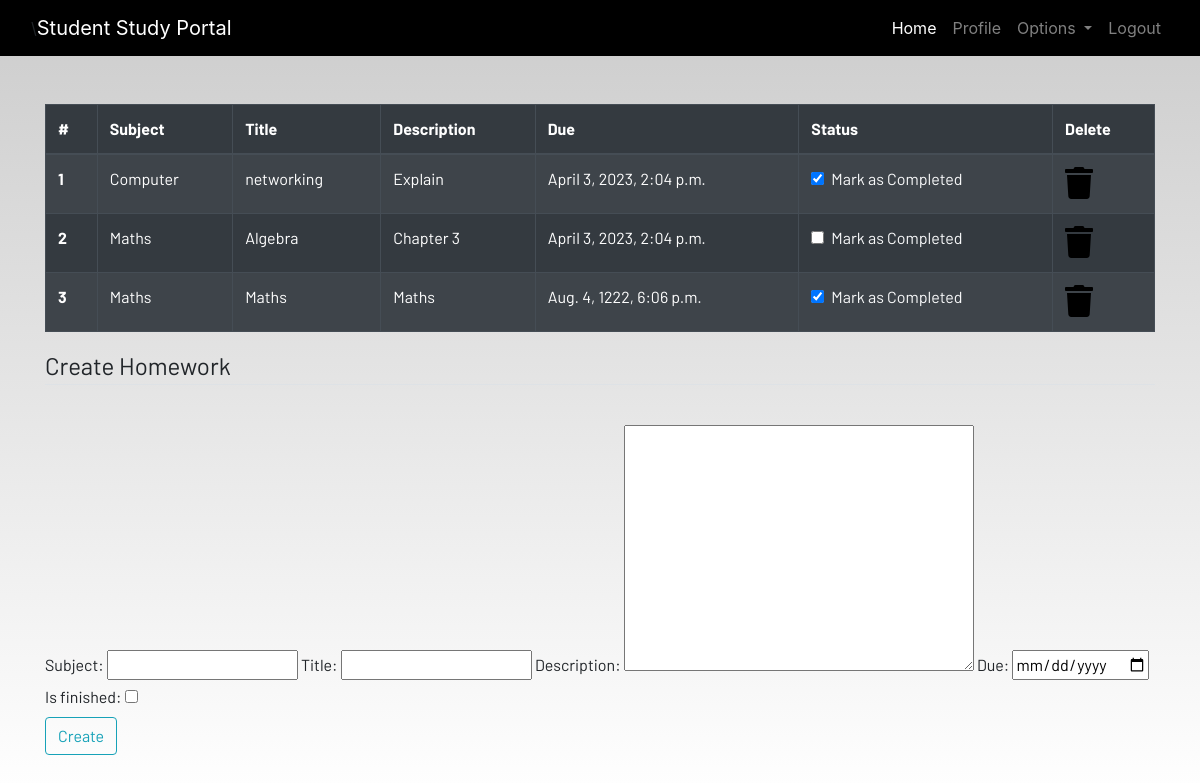
Screenshot of /homework/ (signed in) with the database file from the repository.
### myapp/models.py (models this page shows, shortened)
class Homework(models.Model):
    user= models.ForeignKey(User,on_delete=models.CASCADE)
    subject = models.CharField(max_length=50)
    title= models.CharField(max_length=100)
    description=models.TextField()
    due=models.DateTimeField()
    is_finished=models.BooleanField(default=False)

### myapp/views.py (the view)
# urls.py: path('homework/',views.homework,name="homework"),
@login_required
def homework(request):
    if request.method =="POST":
        form = HomeworkForm(request.POST)
        if form.is_valid():
            try:
                finished = request.POST['is_finished']
                if finished == 'on':
                    finished = True
                else:
                    finished = False
            except:
                finished = False
            homeworks = Homework(
                user=request.user,
                subject=request.POST["subject"],
                title=request.POST['title'],
                description=request.POST['description'],
                due=request.POST['due'],
                is_finished=finished,
            )
            homeworks.save()
            return redirect("homework")
        messages.success(request,f"homework Added From {request.user.username} Successfully")
    else:
        form=HomeworkForm()
    homework=Homework.objects.filter(user=request.user)
    if len(homework) ==0:
        homework_done =True
    else:
        homework_done = False
    context={'homework':homework,'homework_done':homework_done,'form':form,}
    return render(request,'homework.html',context)

### myapp/forms.py
class HomeworkForm(forms.ModelForm):
    class Meta:
        model=Homework
        widgets={'due':DateInput()}
        fields=['subject','title','description','due','is_finished']

### myapp/templates/homework.html (shortened to what this page needs)
{% extends 'base.html' %}
{% load static %}
{% load crispy_forms_tags %}
{% block content %}
<div class="container">
    {% if not homework_done %}
    <table class="table table-striped table-bordered table-hover table-dark">
        <thead>
            <tr>
                <th scope="col">#</th>
                <th scope="col">Subject</th>
                <th scope="col">Title</th>
                <th scope="col">Description</th>
                <th scope="col">Due</th>
                <th scope="col">Status</th>
                <th scope="col">Delete</th>
            </tr>
        </thead>
        <tbody>
            {% for i in homework %}
            <tr>
                <th scope="row">{{forloop.counter}}</th>
                <td>{{i.subject}}</td>
                <td>{{i.title}}</td>
                <td>{{i.description}}</td>
                <td>{{i.due}}</td>
                <td>
                    <a href="{% url 'update-homework'  i.id %}">
                        <div class="form-check">
                            {% if i.is_finished == True %}
                            <input class="form-check-input" type="checkbox" value="" checked >
                            {% else %}
                            <input class="form-check-input" type="checkbox" value="" >
                            {% endif %}
                            <label class="form-check-label text-light" for="flexCheckDefault">
                                Mark as Completed
                            </label>
                        </div>
                    </a>
                </td>
                <td><a href="{% url 'delete-homework' i.id %}"><i class="fa fa-trash fa-2x"></i></a></td>
            </tr>
            {% endfor %}
        </tbody>
    </table>
    {% else %}
        <h4>All homeworks are completed!! Create to have more!!</h4>
    {% endif %}
</div>
<div class=" container">
    <form method="POST">
        <fieldset class="form-group">
            <legend class="border-bottom mb-4">Create Homework</legend>
        </fieldset>
        {{form}}
        <div class="form-group">
            <button href="" class="btn btn-outline-info" type="submit">
                Create
            </button>
        </div>
    </form>
</div>
{% endblock content %}

### myapp/templates/base.html (shortened to what this page needs)
<!DOCTYPE html>
{% load static %}
<html lang="en">
<head>
  <link rel="stylesheet" href="https://stackpath.bootstrapcdn.com/bootstrap/4.3.1/css/bootstrap.min.css"
 />
  <link rel="stylesheet" href="https://use.fontawesome.com/releases/v5.7.2/css/all.css"
 />
  <link rel="stylesheet" href="{% static 'css/main.css' %}" />
</head>
<body>
  <header>
    <nav class="navbar navbar-expand-lg navbar-dark bg-dark">
      <div class="container-fluid">\
      {% if user.is_authenticated %}
        <a class="navbar-brand" href="{% url 'home' %}">Student Study Portal</a>
      {% else %}
        <a class="navbar-brand" href="#">Student Study Portal</a>
      {% endif %}
        <div class="collapse navbar-collapse justify-content-end" id="navbarSupportedContent">
          <ul class="navbar-nav mb-2 mb-lg-0">
            <li class="nav-item">
              <a class="nav-link active" aria-current="page" href="{% url 'home' %}">Home</a>
            </li>
            {% if user.is_authenticated %}
            <li class="nav-item">
              <a class="nav-link" href="{% url 'profile' %}">Profile</a>
            </li>
            <li class="nav-item dropdown">
              <a class="nav-link dropdown-toggle" href="#" id="navbarDropdown" role="button" data-toggle="dropdown"
                aria-haspopup="true" aria-expanded="false">
                Options
              </a>
            </li>
            <li class="nav-item">
              <a class="nav-link" href="{% url 'logout' %}">Logout</a>
            </li>
            {% endif %}
          </ul>
        </div>
      </div>
    </nav>
  </header>
  <br /><br />
  <main>
    {% block content %}
    {% endblock content %}
  </main>
</body>
</html>

### myapp/static/css/main.css (style rules this page uses)
html { scroll-behavior: smooth; height: 100%; width: 100%; }
main { font-family: Barlow, Quicksand, Rubik, sans-serif, serif, 'Times New Roman', Times, serif !important; }
.navbar { background-color: rgb(0, 0, 0) !important; }
a { text-decoration: none !important; color: black; }
html, body { max-width: 100%; overflow-x: hidden; height: 100%; width: 100%; }
body { background: linear-gradient(rgba(0, 0, 0, 0.2), rgba(255, 255, 255, 0.5)); overflow-x: hidden; background-repeat: no-repeat; }
.fa { color: black; }

### rows the page displays
Homework: subject "Computer", title "networking", description "Explain", due "April 3, 2023, 2:04 p.m."
Homework: subject "Maths", title "Algebra", description "Chapter 3", due "April 3, 2023, 2:04 p.m."
Homework: subject "Maths", title "Maths", description "Maths", due "Aug. 4, 1222, 6:06 p.m."
